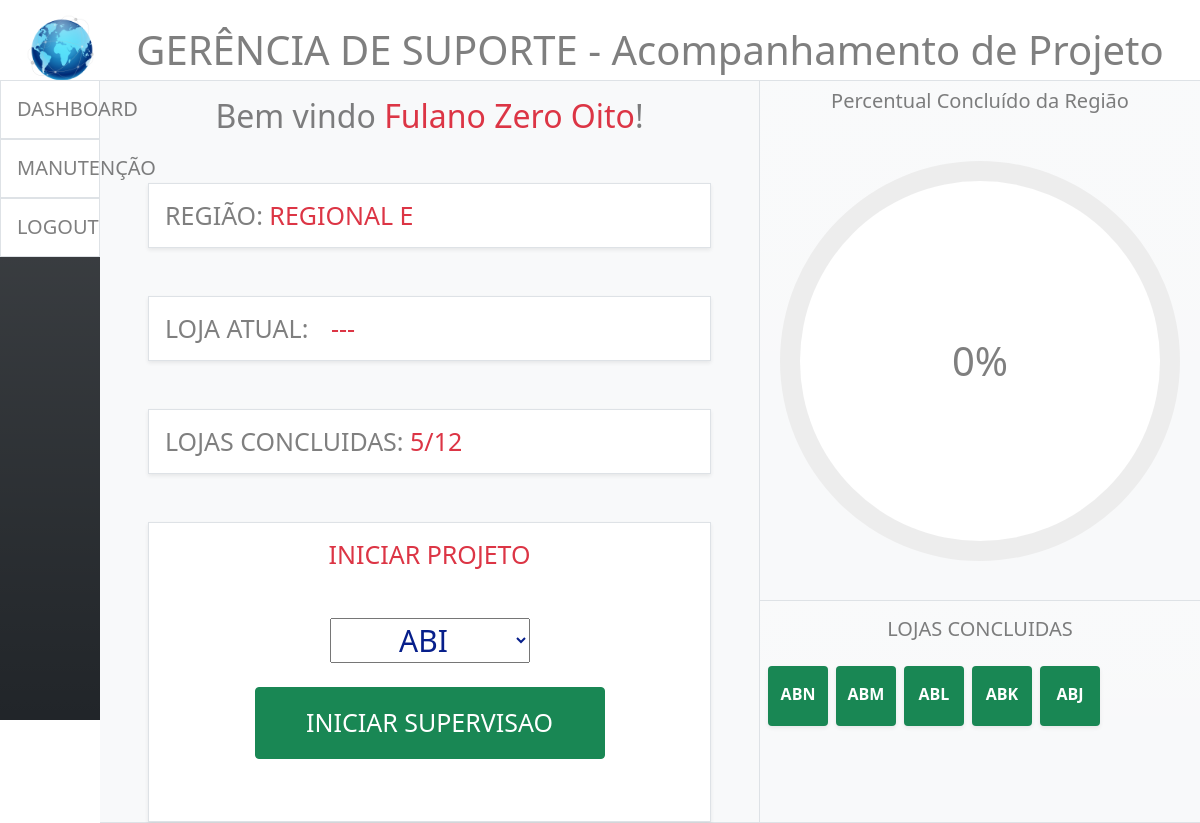
Page /manutencao/ (signed in) on the committed database.
### dashboard/models.py (models this page shows)
class Suporte(models.Model):
    nome = models.CharField(max_length=100)
    owner = models.OneToOneField(User, on_delete=models.CASCADE)
    regiao = models.ForeignKey(Regional,blank=True, null=True, on_delete=models.CASCADE, related_name='suporte')
    equipe = models.ForeignKey(Equipe, on_delete=models.CASCADE, blank=True, null=True)
    def __str__(self):
        return self.nome
    class Meta:
        verbose_name = 'Suporte'
        verbose_name_plural = 'Suportes'

class Regional(models.Model):
    nome = models.CharField(max_length=100)
    loja_atual = models.CharField(max_length=100,blank=True,null=True,default=None)
    equipe = models.ForeignKey(Equipe,blank=True,null=True, on_delete=models.CASCADE, related_name='regional')
    ativa = models.BooleanField(default=False)
    def __str__(self):
        return self.nome
    def loja_atual_valida(self):
        if self.loja_atual is None:
            return '---'
        return self.loja_atual
    class Meta:
        verbose_name = 'Regional'
        verbose_name_plural = 'Regionais'

class Loja(models.Model):
    nome = models.CharField(max_length=100, unique=True)
    concluida = models.BooleanField(default=False)
    regiao = models.ForeignKey(Regional, blank=True, null=True, on_delete=models.CASCADE, related_name='lojas')
    equipe = models.ForeignKey(Equipe, blank=True, null=True, on_delete=models.CASCADE)
    def __str__(self):
        return self.nome
    def concluidas(self):
        total = Loja.objects.filter(concluida=True).filter(regiao__nome=self.regiao).count()
        return total
    def total_lojas_regiao(self):
        total_lojas = Loja.objects.all().filter(regiao__nome=self.regiao).count()
        return total_lojas
    def lojas_concluidas(self):
        lojas_concluidas = Loja.objects.all().filter(regiao__nome=self.regiao).filter(concluida=True)
        return lojas_concluidas
    def lojas_nao_concluidas(self):
        lojas_nao_concluidas = Loja.objects.filter(regiao__nome=self.regiao).filter(concluida=False)
        return lojas_nao_concluidas
    def percentual_concluido(self):
        total = Loja.objects.filter(concluida=True).filter(regiao__nome=self.regiao).count()
        total_lojas = Loja.objects.all().filter(regiao__nome=self.regiao).count()
        percentual = ((total/total_lojas)*100)
        return int(percentual)
    class Meta:
        verbose_name = 'Loja'
        verbose_name_plural = 'Lojas'

### dashboard/views.py (the view)
# urls.py: path('manutencao/', manutencao, name='manutencao' ),
@login_required
def manutencao(request):
    projetos = Dashboard.objects.all()
    regiao = Regional.objects.filter(equipe__nome=request.user.suporte.equipe, ativa=True)
    lojas_regiao = []
    for loja in regiao[0].lojas.all():
        lojas_regiao.append(loja.nome)
    if regiao[0].loja_atual in lojas_regiao:
        return redirect('encerrar-manutencao')
    if request.method == 'POST':
        regiao = Regional.objects.get(equipe__nome=request.user.suporte.equipe, ativa=True)
        loja_ativa = request.POST['lojas']
        regiao.loja_atual = loja_ativa
        regiao.save()
        return redirect('encerrar-manutencao')
    return render(request, 'manutencao.html', {'projetos': projetos})

### dashboard/models.py (called while the page is built)
    def __str__(self):
        return self.nome

### dashboard/templates/manutencao.html (shortened to what this page needs)
{% extends 'index.html' %}
{% block base %}
    <div class="container-fluid border-top row p-0  m-0 border-bottom col-11">
        <div class="col-7 pt-3 border-end bg-light p-0" style="width: 60%;">
            <div class="text-center">
                <span class="display-6 text-black-50" style="font-size: xx-large;">Bem vindo <span class="text-danger">{{request.user.suporte}}</span>!</span>
            </div>
            <div class="mt-5 ms-5 me-5  text-black-50 border shadow-sm p-3 bg-white">
                <span class="display-6" style="font-size: 25px;">REGIÃO:<span class="text-danger"> {{request.user.suporte.regiao}}</span></span>
            </div>
            <div class="mt-5 ms-5 me-5  text-black-50 border shadow-sm p-3 bg-white">
                <span class="display-6" style="font-size: 25px;">LOJA ATUAL:<span class="text-danger ms-3" id="loja-atual"> {{request.user.suporte.regiao.loja_atual_valida}}</span></span>
            </div>
            <div class="mt-5 ms-5 me-5 text-black-50 border shadow-sm p-3 bg-white">
                <span class="display-6" style="font-size: 25px;">LOJAS CONCLUIDAS:<span class="text-danger"> {{request.user.suporte.regiao.lojas.first.concluidas}}/{{request.user.suporte.regiao.lojas.first.total_lojas_regiao}}</span></span>
            </div>
            {%block manutencao%}
            <div class="manutencao-um border mt-5 ms-5 pt-3 me-5 bg-white shadow-sm text-center" style="height: 300px;">
                <span class="display-6 text-danger" style="font-size: 25px;">INICIAR PROJETO</span>
                <div class="forms-projeto">
                    <form action="{% url 'manutencao'%}" method="POST">
                        <select class="display-6 mt-5" name="lojas" style="font-size: 30px; color: rgb(7, 31, 139); width: 200px;">
                            {%for loja in request.user.suporte.regiao.lojas.first.lojas_nao_concluidas%}<option class="text-center">{{loja}}</option>{%endfor%}
                        </select>
                        <div class="d-flex justify-content-center mt-4">
                            <input class="btn btn-success p-3" type="submit" style="width: 350px; font-size: 25px;" value="INICIAR SUPERVISAO">
                        </div>
                    </form>
                </div>
            </div>
            {%endblock%}
        </div>
        <div class="col-4 m-0 p-0" style="width: 40%;">
            <div class="d-block bg-light bg-gradient" style="height: 70%;">
                <div class="text-center pt-2">
                    <span class="display-6 text-black-50" style="font-size: 20px;">
                        Percentual Concluído da Região
                    </span>
                </div>
                <div class="circulo-progresso border-bottom pb-4 d-flex justify-content-center align-items-center" style="height: 100%;">
                    <div class="circulo-manutencao" style="height: 400px;width: 400px; position:relative;border-radius: 50%;background: conic-gradient(#069aef 0deg, #ededed 0deg);display: flex;align-items: center; justify-content: center;">
                        <span class="progresso-manutencao display-6 text-black-50 ">0%</span>
                    </div>
                </div>
            </div>
            <div class="bg-light bg-gradient" style="height: 30%;">
                <div class="d-block  border-top text-black-50 p-3 text-center">
                    <span class="display-6" style="font-size: 20px;">LOJAS CONCLUIDAS</span>
                </div>
                <div class="d-flex flex-wrap text-center justify-content-start">
                    {%for loja in request.user.suporte.regiao.lojas.first.lojas_concluidas%}
                    <div class="loja-regiao d-inline-block pt-3 mt-2 ms-2 rounded bg-success text-white shadow-sm" style="height: 60px;width: 60px ;font-weight:bold;">
                            {{loja}}
                    </div>
                    {%endfor%}
                </div>
            </div>
        </div>
    </div>
{% endblock  %}

### dashboard/static/css/style.css (style rules this page uses)
.circulo-manutencao::before { content: ''; position: absolute; height: 90%; width: 90%; border-radius: 50%; background-color: #fff; }
.progresso-manutencao { position: relative; }

### rows in the picture
Loja: nome "ABN"
Loja: nome "ABM"
Loja: nome "ABL"
Loja: nome "ABK"
Loja: nome "ABJ"

### other values in the picture
{{ request.user.suporte }} "Fulano Zero Oito"
{{ request.user.suporte.regiao }} "REGIONAL E"
{{ request.user.suporte.regiao.loja_atual_valida }} "---"
{{ request.user.suporte.regiao.lojas.first.concluidas }} "5"
{{ request.user.suporte.regiao.lojas.first.total_lojas_regiao }} "12"
form field lojas "ABI"
